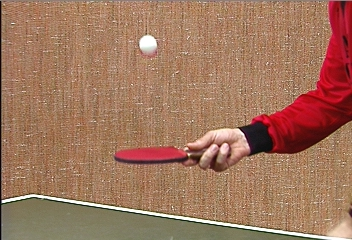
%> input picture 3/pingpong/0001.jpeg, 352 x 240 px, given in place of 00000001.jpg, which was not available
$ octave run_harris.m   (GNU Octave 9; MATLAB toolbox functions it lacks are replaced by stand-ins)
%> lines starting %> are read from the running program, lines starting %| are printed output that depends on the picture; pictures that were not available may be replaced by others from this repository, and a replacement may not be noted
### 3/harris_corner_detector.m
function [H, r, c] = harris_corner_detector(im, thresh, plotting)
    n = 2;

    if nargin < 3
        plotting = true;
    end

    im_gray = im;
    if size(im, 3) == 3
        im_gray = rgb2gray(im);
    end
    im_gray = im2double(im_gray);

    G = fspecial('gauss', 5, 2);
    [Gx, Gy] = gradient(G);
    %Gx = [-1 0 1; -1 0 1; -1 0 1];
    %Gy = Gx';

    Ix = (imfilter(im_gray, Gx, 'conv', 'symmetric'));
    Iy = (imfilter(im_gray, Gy, 'conv', 'symmetric'));


    A = imfilter(Ix.^2, G, 'conv', 'symmetric');
    B = imfilter(Ix.*Iy, G, 'conv', 'symmetric');
    C = imfilter(Iy.^2, G, 'conv', 'symmetric');

    H = (A.*C - B.^2) - 0.04 * (A + C).^2;
    H = imdilate(H, true(n));
    H(H<thresh) = 0;

    [r, c] = find(H);

    if plotting
        figure(1);
        set(gca,'Units','pixels'); %changes the Units property of axes to pixels
        set(gca,'Position', [1 1 size(im,1) size(im,2)])
        imshow(im)
        hold on;
        for i = 1:size(r)
            plot(c(i), r(i), 'r+', 'MarkerSize', 5);
        end
        hold off;

        figure(2);
        Ix = mat2gray(Ix);
        imshow(Ix);
        imwrite(Ix, 'harris_ix.png');

        figure(3);
        Iy = mat2gray(Iy);
        imshow(Iy);
        imwrite(Iy, 'harris_iy.png');
    end
end

### 3/run_harris.m
person = imread('person_toy/00000001.jpg');
%> person is the input picture: size 240x352x3 uint8; mean R, G, B 160.4, 117.4, 93.1
pingpong = imread('pingpong/0000.jpeg');
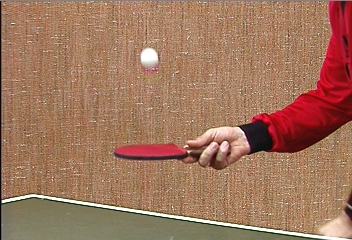
%> input picture 3/pingpong/0000.jpeg, 352 x 240 px
%> pingpong is the input picture: size 240x352x3 uint8; mean R, G, B 160.4, 117.6, 93.3

[H, r, c] = harris_corner_detector(person, 0.0000001);
%> in harris_corner_detector, `H(H<thresh) = 0;`:
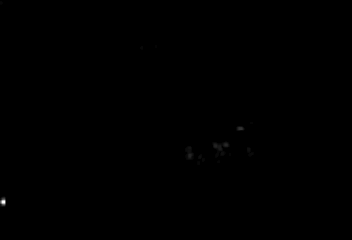
%> H: size 240x352 double; min 0, max 4.56e-06, mean 2.46e-09; drawn with min black and max white
%> in harris_corner_detector, `[r, c] = find(H);`: r = 494 values from 2 to 207; c = 494 values from 1 to 254
%> after the loop in harris_corner_detector, `for i = 1:size(r)`:
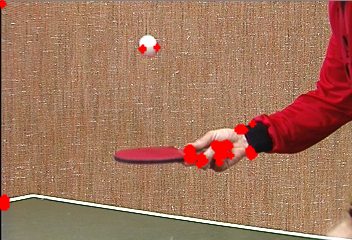
%> figure redrawn from the program's plot data
%> r = 494 values, max 207 at index 13, min 2 at index 1, mean 149.9; c = 494 values from 1 to 254
export_fig(1, 'harris_markers_person.png', '-native');

[H, r, c] = harris_corner_detector(pingpong, 0.0000001);
%> call 2 of harris_corner_detector, with thresh = 1e-07
%> in harris_corner_detector (call 2), `Iy = (imfilter(im_gray, Gy, 'conv', 'symmetric'));`:
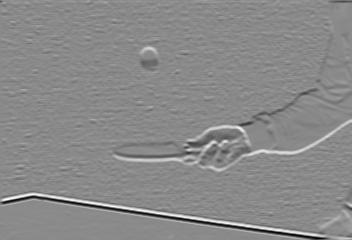
%> Iy: size 240x352 double; min -0.093, max 0.0789, mean -1.24e-05; drawn with min black and max white
%> in harris_corner_detector (call 2), `[r, c] = find(H);`: r = 544 values from 2 to 211; c = 544 values from 1 to 351
%> after the loop in harris_corner_detector (call 2), `for i = 1:size(r)`:
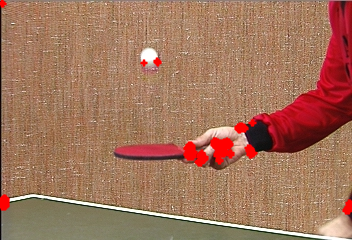
%> figure redrawn from the program's plot data
%> r = 544 values, max 211 at index 511, min 2 at index 1, mean 153.2; c = 544 values from 1 to 351
export_fig(1, 'harris_markers_pingpong.png', '-native');

person_45 = imrotate(person, 45, 'crop');
[H, r, c] = harris_corner_detector(person_45, 0.0000001);
%> call 3 of harris_corner_detector, with thresh = 1e-07
%> in harris_corner_detector (call 3), `H = (A.*C - B.^2) - 0.04 * (A + C).^2;`:
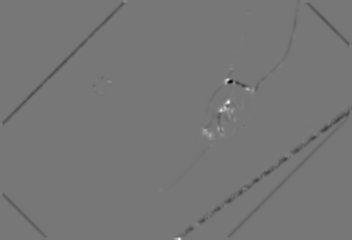
%> H: size 240x352 double; min -8.42e-07, max 9.59e-07, mean -4.2e-09; drawn with min black and max white
%> in harris_corner_detector (call 3), `[r, c] = find(H);`: r = 443 values from 1 to 240; c = 443 values from 109 to 255
%> after the loop in harris_corner_detector (call 3), `for i = 1:size(r)`:
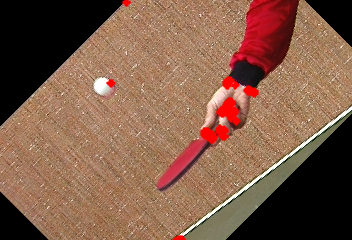
%> figure redrawn from the program's plot data
%> r = 443 values, max 240 at index 21, min 1 at index 11, mean 116.3; c = 443 values from 109 to 255
export_fig(1, 'harris_markers_person_45.png', '-native');


person_90 = imrotate(person, 90, 'crop');
[H, r, c] = harris_corner_detector(person_90, 0.0000001);
%> r = 422 values, max 157 at index 11, min 44 at index 245, mean 83.72; c = 422 values from 102 to 221
export_fig(1, 'harris_markers_person_90.png', '-native');
